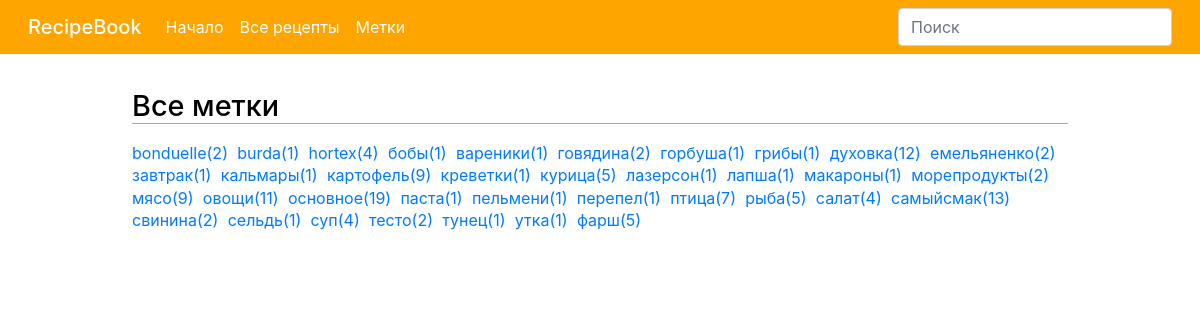
The app's page /tags with its own data.
### tables this page shows
CREATE TABLE tag (
    tag TEXT NOT NULL,
    recipe_id INTEGER 
);

### app.py (the view)
@app.route('/tags')
def view_taglist():
    with app.app_context():
        db = get_db()
        tag_list = recipedb.get_taglist(db)
    return render_template('taglist.html', tag_list=tag_list)

### app.py (called while the page is built)
def get_db():
    def make_dicts(cursor, row):
        return dict((cursor.description[idx][0], value)
                    for idx, value in enumerate(row))
    db = getattr(g, '_database', None)
    if db is None:
        db = g._database = sqlite3.connect(config.DATABASE)
    db.row_factory = make_dicts
    return db

@app.teardown_appcontext
def close_connection(exception):
    db = getattr(g, '_database', None)
    if db is not None:
        db.close()

### recipedb.py (called while the page is built)
def get_taglist(db):
    cur = db.cursor().execute('select tag, count(1) as qty from tag group by tag order by tag')
    rv = cur.fetchall()
    return rv

### templates/taglist.html
{% extends "base.html" %}
{% block content %}
    <h1>Все метки</h1>
        {% for tag in tag_list %}
        <a  style="margin-right: 0.3em;" href="{{ url_for('view_tag', tag=tag['tag']) }}">{{ tag['tag'] }}({{ tag['qty'] }})</span></a>
        {% endfor %}
{% endblock %}

### templates/base.html (shortened to what this page needs)
<!DOCTYPE html>
<html lang="en">
<head>
    <link href="https://cdn.jsdelivr.net/npm/bootstrap@5.0.1/dist/css/bootstrap.min.css" rel="stylesheet"
>
    <link rel="stylesheet" href="{{ url_for('static', filename='css/style.css') }}">
</head>
<body>
<header id="header">
    <nav class="navbar navbar-expand-lg navbar-dark bg-navbar px-lg-3">
        <div class="container-fluid">
            <a class="navbar-brand mb-0 h1" href="{{ url_for('index') }}">RecipeBook</a>
            <div class="collapse navbar-collapse" id="navbarSupportedContent">
                <ul class="navbar-nav mb-2 mb-lg-0">
                    <li class="nav-item">
                        <a class="nav-link" aria-current="page" href="{{ url_for('index') }}">
                           Начало
                        </a>
                    </li>
                    <li class="nav-item">
                        <a class="nav-link" aria-current="page" href="{{ url_for('view_recipelist') }}">
                           Все рецепты
                        </a>
                    </li>
                    <li class="nav-item">
                        <a class="nav-link" href="{{ url_for('view_taglist') }}">
                            Метки
                        </a>
                    </li>
                </ul>
                <ul class="navbar-nav ms-md-auto">
                    <li clas="">
                        <form class="d-flex" action="{{ url_for('search') }}" method="POST">
                            <input class="form-control" type="search" placeholder="Поиск" aria-label="Search" name="search" aria-describedby="searchButton">
                        </form>
                    </li>
                </ul>
            </div>
        </div>
    </nav>
</header>
<div id="content" class="container">
        {% block content %}{% endblock %}
</div>
</body>
</html>

### static/css/style.css (style rules this page uses)
body { overflow-y: scroll; font-size:100%; color: #212529; line-height: 1.4; font-family: -apple-system, BlinkMacSystemFont, 'Segoe UI', Roboto, Oxygen, Ubuntu, Cantarell, 'Open Sans', 'Helvetica Neue', sans-serif; }
.bg-navbar { background-color: #ffa500; }
.navbar-dark .navbar-nav .nav-link { color: #fff; }
h1, h2, h3, h4, h5, h6 { color: #000; font-weight: 500; margin: 0; padding: 0; }
h1 { font-size: 180%; border-bottom: 1px solid #a2a9b1; margin: 1.2em 0 0.6em; }
.container { max-width: 960px; }
.container a { color: #007bff; text-decoration: none; }

### records on screen
tag: tag "hortex", qty "4"
tag: tag "говядина", qty "2"
tag: tag "духовка", qty "12"
tag: tag "макароны", qty "1"
tag: tag "овощи", qty "11"
tag: tag "паста", qty "1"

### other values on screen
{{ tag['tag'] }} "bonduelle" "burda" "бобы" "вареники" "горбуша" "грибы" "емельяненко" "завтрак" "кальмары" "картофель" "креветки" "курица" "лазерсон" "лапша" "морепродукты" "мясо" "основное" "пельмени" "перепел" "птица" "рыба" "салат" "самыйсмак" "свинина" "сельдь" "суп" "тесто" "тунец" "утка" "фарш"
{{ tag['qty'] }} "2" "1" "1" "1" "1" "1" "2" "1" "1" "9" "1" "5" "1" "1" "2" "9" "19" "1" "1" "7" "5" "4" "13" "2" "1" "4" "2" "1" "1" "5"
